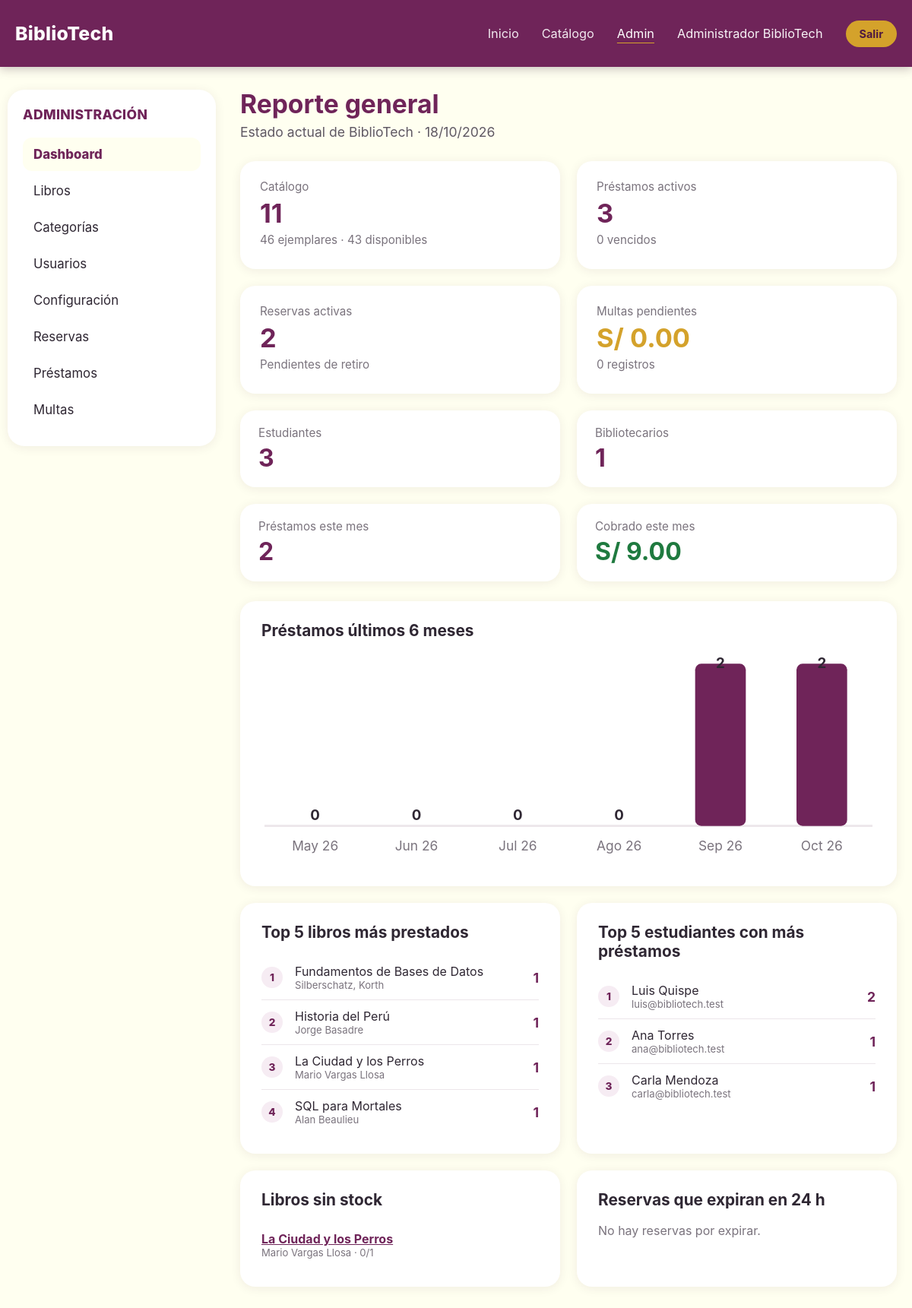
Page /admin (signed in) on the committed database.
### tables this page shows
CREATE TABLE IF NOT EXISTS libros (
    id               BIGINT UNSIGNED NOT NULL AUTO_INCREMENT,
    titulo           VARCHAR(255) NOT NULL,
    autor            VARCHAR(180) NOT NULL,
    isbn             VARCHAR(20) NOT NULL,
    id_categoria     BIGINT UNSIGNED NOT NULL,
    editorial        VARCHAR(150) NULL,
    anio             SMALLINT UNSIGNED NULL,
    portada_url      VARCHAR(500) NULL,
    sinopsis         TEXT NULL,
    stock_total      INT UNSIGNED NOT NULL DEFAULT 1,
    stock_disponible INT UNSIGNED NOT NULL DEFAULT 1,
    created_at       TIMESTAMP NOT NULL DEFAULT CURRENT_TIMESTAMP,
    updated_at       TIMESTAMP NOT NULL DEFAULT CURRENT_TIMESTAMP ON UPDATE CURRENT_TIMESTAMP,
    PRIMARY KEY (id),
    UNIQUE KEY uq_libros_isbn (isbn),
    KEY idx_libros_categoria (id_categoria),
    CONSTRAINT fk_libros_categoria FOREIGN KEY (id_categoria) REFERENCES categorias (id)
);

CREATE TABLE IF NOT EXISTS usuarios (
    id            BIGINT UNSIGNED NOT NULL AUTO_INCREMENT,
    nombre        VARCHAR(120) NOT NULL,
    email         VARCHAR(180) NOT NULL,
    password_hash VARCHAR(255) NOT NULL,
    rol           ENUM('estudiante','bibliotecario','administrador') NOT NULL DEFAULT 'estudiante',
    estado        ENUM('activo','bloqueado') NOT NULL DEFAULT 'activo',
    created_at    TIMESTAMP NOT NULL DEFAULT CURRENT_TIMESTAMP,
    updated_at    TIMESTAMP NOT NULL DEFAULT CURRENT_TIMESTAMP ON UPDATE CURRENT_TIMESTAMP,
    PRIMARY KEY (id),
    UNIQUE KEY uq_usuarios_email (email)
);

### app/Views/admin/dashboard.php (the view, shortened to what the rows shown need)
<h1 class="adm-title">Reporte general</h1>
<section class="adm-panel" aria-labelledby="h-meses">
    <h2 id="h-meses">Préstamos últimos 6 meses</h2>
</section>
<div class="adm-two">
    <section class="adm-panel" aria-labelledby="h-libros">
        <h2 id="h-libros">Top 5 libros más prestados</h2>
        <?php if ($topLibros === []): ?>
            <p class="adm-empty">Aún no hay préstamos registrados.</p>
        <?php else: ?>
            <ol class="adm-rank">
                <?php foreach ($topLibros as $fila): ?>
                    <li><span><?= View::e($fila['titulo']) ?><small><?= View::e($fila['autor']) ?></small></span><b><?= (int) $fila['total'] ?></b></li>
                <?php endforeach; ?>
            </ol>
        <?php endif; ?>
    </section>
    <section class="adm-panel" aria-labelledby="h-est">
        <h2 id="h-est">Top 5 estudiantes con más préstamos</h2>
        <?php if ($topEstudiantes === []): ?>
            <p class="adm-empty">Aún no hay préstamos registrados.</p>
        <?php else: ?>
            <ol class="adm-rank">
                <?php foreach ($topEstudiantes as $fila): ?>
                    <li><span><?= View::e($fila['nombre']) ?><small><?= View::e($fila['email']) ?></small></span><b><?= (int) $fila['total'] ?></b></li>
                <?php endforeach; ?>
            </ol>
        <?php endif; ?>
    </section>
</div>
<div class="adm-two">
    <section class="adm-panel" aria-labelledby="h-stock">
        <h2 id="h-stock">Libros sin stock</h2>
        <?php if ($sinStock === []): ?>
            <p class="adm-empty">Todos los libros tienen ejemplares disponibles.</p>
        <?php else: ?>
            <ul class="adm-alerts">
                <?php foreach ($sinStock as $fila): ?>
                    <li><a href="<?= View::e(\App\Core\Url::to('/admin/libros/editar') . '?id=' . (int) $fila['id']) ?>"><?= View::e($fila['titulo']) ?></a>
                        <small><?= View::e($fila['autor']) ?> · 0/<?= (int) $fila['stock_total'] ?></small></li>
                <?php endforeach; ?>
            </ul>
        <?php endif; ?>
    </section>
    <section class="adm-panel" aria-labelledby="h-exp">
        <h2 id="h-exp">Reservas que expiran en 24 h</h2>
    </section>
</div>

### rows in the picture
libros: titulo "Fundamentos de Bases de Datos", autor "Silberschatz, Korth", total "1"
libros: titulo "Historia del Perú", autor "Jorge Basadre", total "1"
libros: titulo "La Ciudad y los Perros", autor "Mario Vargas Llosa", total "1", stock_total "1"
libros: titulo "SQL para Mortales", autor "Alan Beaulieu", total "1"
usuarios: nombre "Luis Quispe", email "luis@bibliotech.test", total "2"
usuarios: nombre "Ana Torres", email "ana@bibliotech.test", total "1"
usuarios: nombre "Carla Mendoza", email "carla@bibliotech.test", total "1"

### other values in the picture
View::e($usuario['nombre'] ?? '') "Administrador BiblioTech"
View::e($etiqueta) "Dashboard"
View::e($etiqueta) "Libros"
View::e($etiqueta) "Categorías"
View::e($etiqueta) "Usuarios"
View::e($etiqueta) "Configuración"
View::e($etiqueta) "Reservas"
View::e($etiqueta) "Préstamos"
View::e($etiqueta) "Multas"
$t['libros'] "11"
$t['ejemplares'] "46"
$t['disponibles'] "43"
$t['prestamos_activos'] "3"
$t['prestamos_vencidos'] "0"
$t['reservas_activas'] "2"
